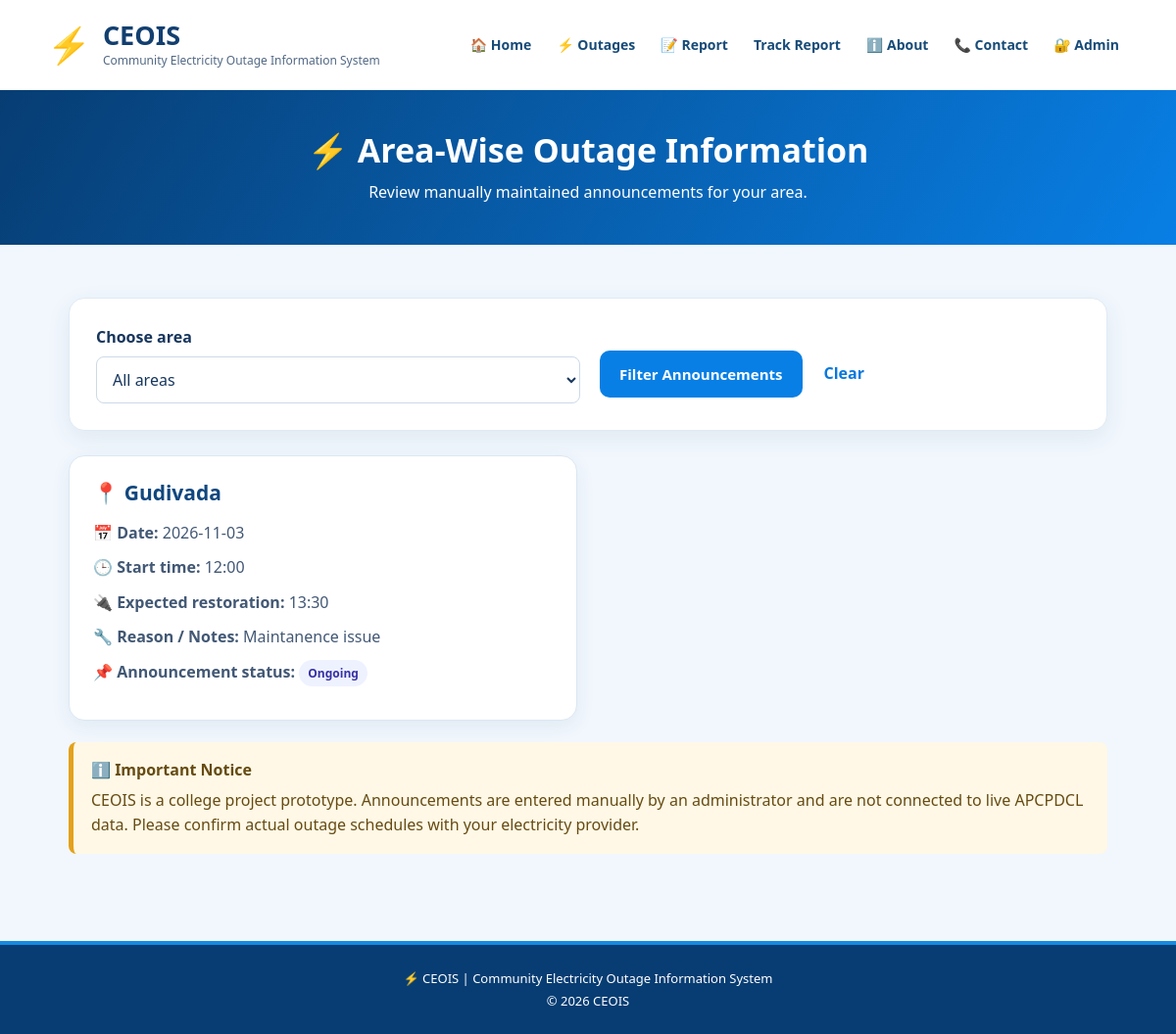
The app's page /outages with its own data.
### tables this page shows
CREATE TABLE outage_announcements (
                id INTEGER PRIMARY KEY AUTOINCREMENT,
                area TEXT NOT NULL,
                outage_date TEXT NOT NULL,
                start_time TEXT NOT NULL,
                restoration_time TEXT NOT NULL,
                reason TEXT NOT NULL,
                status TEXT NOT NULL DEFAULT 'Awaiting Verification',
                created_at TIMESTAMP DEFAULT CURRENT_TIMESTAMP,
                updated_at TIMESTAMP DEFAULT CURRENT_TIMESTAMP
            );

### app.py (the view)
@app.route("/outages")
def outages():
    area = request.args.get("area", "").strip()
    if area not in SUPPORTED_AREAS:
        area = ""
    announcements = get_announcements(area or None)
    return render_template(
        "outages.html",
        announcements=announcements,
        selected_area=area,
    )

### app.py (called while the page is built)
@app.before_request
def enforce_admin_idle_timeout():
    if session.get("admin_logged_in"):
        now = time.time()
        last_seen = session.get("_last_seen", now)
        if now - last_seen > app.permanent_session_lifetime.total_seconds():
            session.clear()
            flash(
                "Your admin session expired due to inactivity. Please log in again.",
                "error",
            )
            if request.endpoint not in ("admin_login", "static"):
                return redirect(url_for("admin_login"))
        else:
            session["_last_seen"] = now
            session.permanent = True

### database.py (called while the page is built)
def get_connection():
    connection = sqlite3.connect(DB_PATH, timeout=10)
    connection.row_factory = sqlite3.Row
    connection.execute("PRAGMA foreign_keys = ON")
    return connection

def get_announcements(area=None):
    query = "SELECT * FROM outage_announcements"
    params = []
    if area:
        query += " WHERE area = ?"
        params.append(area)
    query += " ORDER BY outage_date ASC, start_time ASC, id DESC"
    with closing(get_connection()) as connection:
        return connection.execute(query, params).fetchall()

### templates/outages.html (shortened to what this page needs)
<!DOCTYPE html>
<html lang="en">
<head>
    <link rel="stylesheet" href="{{ url_for('static', filename='style.css') }}">
</head>
<body>
    {% include 'partials/nav.html' %}
    <main>
        <section class="outage-hero"><h1>⚡ Area-Wise Outage Information</h1><p>Review manually maintained announcements for your area.</p></section>
        <section class="outage-list">
            <form method="GET" action="{{ url_for('outages') }}" class="filter-bar status-card">
                <div><label for="area-filter">Choose area</label><select id="area-filter" name="area"><option value="">All areas</option>
                </select></div>
                <div class="filter-actions"><button type="submit">Filter Announcements</button><a class="text-link" href="{{ url_for('outages') }}">Clear</a></div>
            </form>
            {% if announcements %}
            <div class="outage-grid">
                {% for item in announcements %}<article class="outage-card">
                    <h2>📍 {{ item['area'] }}</h2>
                    <p><strong>📅 Date:</strong> {{ item['outage_date'] }}</p>
                    <p><strong>🕒 Start time:</strong> {{ item['start_time'] }}</p>
                    <p><strong>🔌 Expected restoration:</strong> {{ item['restoration_time'] }}</p>
                    <p><strong>🔧 Reason / Notes:</strong> {{ item['reason'] }}</p>
                    <p><strong>📌 Announcement status:</strong> <span class="status-pill">{{ item['status'] }}</span></p>
                </article>{% endfor %}
            </div>
            {% endif %}
            <div class="notice"><strong>ℹ️ Important Notice</strong><p>CEOIS is a college project prototype. Announcements are entered manually by an administrator and are not connected to live APCPDCL data. Please confirm actual outage schedules with your electricity provider.</p></div>
        </section>
    </main>
    {% include 'partials/footer.html' %}
</body>
</html>

### static/style.css (style rules this page uses)
:root { --navy: #073d73; --blue: #087fe5; --text: #17365d; --muted: #526985; --pale: #f1f7fd; --border: #dbe7f3; --danger: #b91c1c; }
* { margin: 0; padding: 0; box-sizing: border-box; }
html { scroll-behavior: smooth; }
body { font-family: "Segoe UI", Arial, sans-serif; background: var(--pale); color: var(--text); line-height: 1.6; min-height: 100vh; display: flex; flex-direction: column; }
main { flex: 1; }
h1, h2, h3 { color: #10477e; line-height: 1.25; }
p { overflow-wrap: anywhere; }
button, .main-button { display: inline-block; background: var(--blue); color: #fff; border: none; border-radius: 10px; padding: 12px 20px; margin: 6px 4px; font: inherit; font-size: 15px; font-weight: 600; text-decoration: none; text-align: center; cursor: pointer; transition: background .2s ease, transform .2s ease; }
.status-card { width: 100%; max-width: 850px; margin: 22px auto; padding: 27px; background: #fff; border: 1px solid #e0eaf5; border-radius: 16px; box-shadow: 0 7px 25px rgba(20,60,100,.08); text-align: left; }
.status-card label { display: block; margin: 0 0 7px; font-weight: 600; text-align: left; }
.status-card input, .status-card select, .status-card textarea { display: block; width: 100%; max-width: 100%; padding: 11px 12px; margin: 0 0 16px; border: 1px solid #ccd9e8; border-radius: 8px; background: #fff; color: var(--text); font: inherit; }
.status-card button { width: auto; }
.feature-card a, .text-link { display: inline-block; margin-top: 12px; color: #0878dc; font-weight: 600; text-decoration: none; }
.outage-hero { padding: 40px 20px; text-align: center; color: #fff; background: linear-gradient(120deg, #073d73, #087fe5); }
.outage-hero h1 { color: #fff; font-size: clamp(28px, 3vw, 34px); margin-bottom: 10px; }
.outage-hero p { max-width: 700px; margin: auto; }
.outage-list { max-width: 1100px; margin: 0 auto; padding: 32px 20px; }
.outage-grid { display: grid; grid-template-columns: repeat(2, minmax(0, 1fr)); gap: 22px; margin-top: 25px; }
.outage-card { min-width: 0; background: #fff; padding: 24px; border-radius: 16px; border: 1px solid var(--border); box-shadow: 0 6px 20px rgba(20,60,100,.07); }
.outage-card h2 { font-size: 21px; margin-bottom: 15px; }
.outage-card p { margin: 10px 0; color: #425875; }
.notice { margin: 22px auto; padding: 16px 18px; border-left: 5px solid #e4a11b; background: #fff8e6; color: #664b12; border-radius: 8px; max-width: 1100px; text-align: left; }
.notice p { margin-top: 5px; }
.outage-list > .notice { max-width: none; }
.filter-bar { display: flex; align-items: end; flex-wrap: wrap; gap: 16px; max-width: 1100px; }
.filter-bar > div { flex: 1 1 200px; }
.filter-bar select { margin-bottom: 0; }
.filter-actions { display: flex; align-items: center; gap: 10px; flex-wrap: wrap; }
.filter-actions .text-link { margin: 0 8px; }
.status-pill { display: inline-block; padding: 4px 9px; border-radius: 999px; background: #eef2ff; color: #3730a3; font-size: 12px; font-weight: 700; white-space: nowrap; }

### records on screen
outage_announcements: area "Gudivada", outage_date "2026-11-03", start_time "12:00", restoration_time "13:30", reason "Maintanence issue", status "Ongoing"
